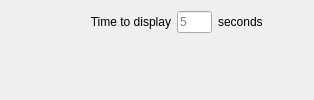
     <widget class="QWidget" name="tab_Notifications">
      <attribute name="icon">
       <iconset resource="Newsroom.qrc">
        <normaloff>:/images/Notifications.png</normaloff>:/images/Notifications.png</iconset>
      </attribute>
      <attribute name="title">
       <string>Notifications</string>
      </attribute>
      <layout class="QVBoxLayout" name="verticalLayout_9">
       <item>
        <layout class="QHBoxLayout" name="horizontalLayout_5">
         <item>
          <widget class="QLabel" name="label_2">
           <property name="minimumSize">
            <size>
             <width>160</width>
             <height>0</height>
            </size>
           </property>
           <property name="maximumSize">
            <size>
             <width>160</width>
             <height>16777215</height>
            </size>
           </property>
           <property name="text">
            <string>Time to display</string>
           </property>
           <property name="alignment">
            <set>Qt::AlignRight|Qt::AlignTrailing|Qt::AlignVCenter</set>
           </property>
           <property name="buddy">
            <cstring>edit_TTL</cstring>
           </property>
          </widget>
         </item>
         <item>
          <widget class="QLineEdit" name="edit_TTL">
           <property name="maximumSize">
            <size>
             <width>35</width>
             <height>16777215</height>
            </size>
           </property>
           <property name="placeholderText">
            <string>5</string>
           </property>
          </widget>
         </item>
         <item>
          <widget class="QLabel" name="label_5">
           <property name="text">
            <string>seconds</string>
           </property>
          </widget>
         </item>
         <item>
          <spacer name="horizontalSpacer_2">
           <property name="orientation">
            <enum>Qt::Horizontal</enum>
           </property>
           <property name="sizeHint" stdset="0">
            <size>
             <width>40</width>
             <height>20</height>
            </size>
           </property>
          </spacer>
         </item>
        </layout>
       </item>
       <item>
        <spacer name="verticalSpacer_2">
         <property name="orientation">
          <enum>Qt::Vertical</enum>
         </property>
         <property name="sizeHint" stdset="0">
          <size>
           <width>20</width>
           <height>40</height>
          </size>
         </property>
        </spacer>
       </item>
      </layout>
     </widget>
